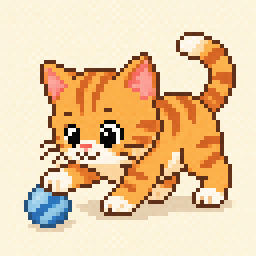
#> input picture examples/clean-64x64.png, 64 x 64 px (shown 4 times larger)
$ python remove_grid.py examples/clean-64x64.png out.png
#> lines starting #> are read from the running program, lines starting #| are printed output that depends on the picture
from __future__ import annotations

import argparse
from pathlib import Path
from statistics import median

from PIL import Image


def channel_median(values: list[tuple[int, int, int]]) -> tuple[int, int, int]:
    return tuple(int(median(pixel[i] for pixel in values)) for i in range(3))


def remove_grid(input_path: Path, output_path: Path, cells: int = 64, scale: int = 1, sample_margin_ratio: float = 0.28) -> None:
#> called with cells = 64, scale = 1, sample_margin_ratio = 0.28
    if cells <= 0:
        raise ValueError("cells must be positive")
    if scale <= 0:
        raise ValueError("scale must be positive")

    src = Image.open(input_path).convert("RGB")
#> src is the input picture: PIL image 64x64 RGB; mean R, G, B 232.4, 203.6, 166.4
    width, height = src.size
#> width = 64; height = 64
    if width != height:
        raise ValueError(f"expected a square image, got {width}x{height}")

    pixel_map = Image.new("RGB", (cells, cells))
#> pixel_map: PIL image 64x64 RGB; every value is 0
    source_pixels = src.load()
    output_pixels = pixel_map.load()

    cell_size = width / cells
#> cell_size = 1
    margin = max(1, int(cell_size * sample_margin_ratio))
#> margin = 1

    for gy in range(cells):
        y0 = int(round(gy * cell_size))
        y1 = int(round((gy + 1) * cell_size))
        sample_y0 = min(max(y0 + margin, 0), height - 1)
        sample_y1 = min(max(y1 - margin, sample_y0 + 1), height)

        for gx in range(cells):
            x0 = int(round(gx * cell_size))
            x1 = int(round((gx + 1) * cell_size))
            sample_x0 = min(max(x0 + margin, 0), width - 1)
            sample_x1 = min(max(x1 - margin, sample_x0 + 1), width)

            samples: list[tuple[int, int, int]] = []
            for y in range(sample_y0, sample_y1):
                for x in range(sample_x0, sample_x1):
                    r, g, b = source_pixels[x, y]
                    # Ignore near-black grid remnants inside the sampled area.
                    if r + g + b > 60:
                        samples.append((r, g, b))

            if not samples:
                cx = min(width - 1, int(round((gx + 0.5) * cell_size)))
                cy = min(height - 1, int(round((gy + 0.5) * cell_size)))
                samples.append(source_pixels[cx, cy])

            output_pixels[gx, gy] = channel_median(samples)
#> after the loop, samples = [(252, 245, 221)]

    if scale != 1:
        resample = getattr(Image.Resampling, "NEAREST", Image.NEAREST)
        pixel_map = pixel_map.resize((cells * scale, cells * scale), resample=resample)

    output_path.parent.mkdir(parents=True, exist_ok=True)
    pixel_map.save(output_path)
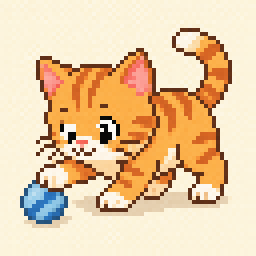
#> saved as out.png: PIL image 64x64 RGB (shown 4 times larger); mean R, G, B 233.1, 204.2, 166.9


def main() -> None:
    parser = argparse.ArgumentParser(description="Remove a known square grid from generated pixel art by sampling cell interiors.")
    parser.add_argument("input", help="Input image with grid")
    parser.add_argument("output", help="Output image without grid")
    parser.add_argument("--cells", type=int, default=64, help="Number of grid cells per side")
    parser.add_argument("--scale", type=int, default=1, help="Nearest-neighbor upscale factor for output")
    parser.add_argument("--sample-margin-ratio", type=float, default=0.28, help="How much of each cell edge to ignore while sampling")
    args = parser.parse_args()

    remove_grid(
        Path(args.input),
        Path(args.output),
        cells=args.cells,
        scale=args.scale,
        sample_margin_ratio=args.sample_margin_ratio,
    )


if __name__ == "__main__":
    main()
